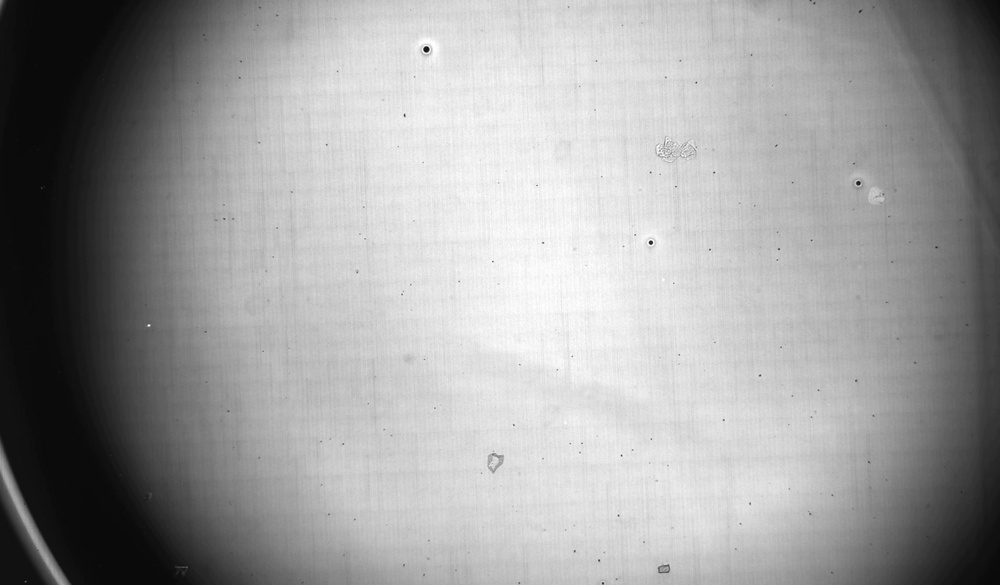
#> input picture 00_images_background/averaged_frame_1.jpg, 1000 x 585 px, shrunk from 2528 x 1480 before the run, found by its file name
$ python 'util_frequency&spatial_domain.py'
#> lines starting #> are read from the running program, lines starting #| are printed output that depends on the picture
"""
Created on Wed Oct 25 17:13:01 2023
@author: Mateo HAMEL
"""

try:
    import matplotlib.pyplot as plt
    import numpy as np
    import cv2

except ImportError as e:
    raise ImportError(f"Required modules are missing. {e}")

# Load an image
image_path = "C:\\Users\\hamel\\OneDrive - Neosens Diagnostics\\04_Technology_Software\\Image Processing\\NEOSENS\\01_images_raw\\averaged_frame_1.jpg"  # Replace with your image path
image = cv2.imread(image_path, cv2.IMREAD_GRAYSCALE)
#> image is the input picture: shape (585, 1000); min 7, max 255, mean 157

# Apply Fourier Transform
f_transform = np.fft.fft2(image)
f_shift = np.fft.fftshift(f_transform)
magnitude_spectrum = 20 * np.log(np.abs(f_shift))
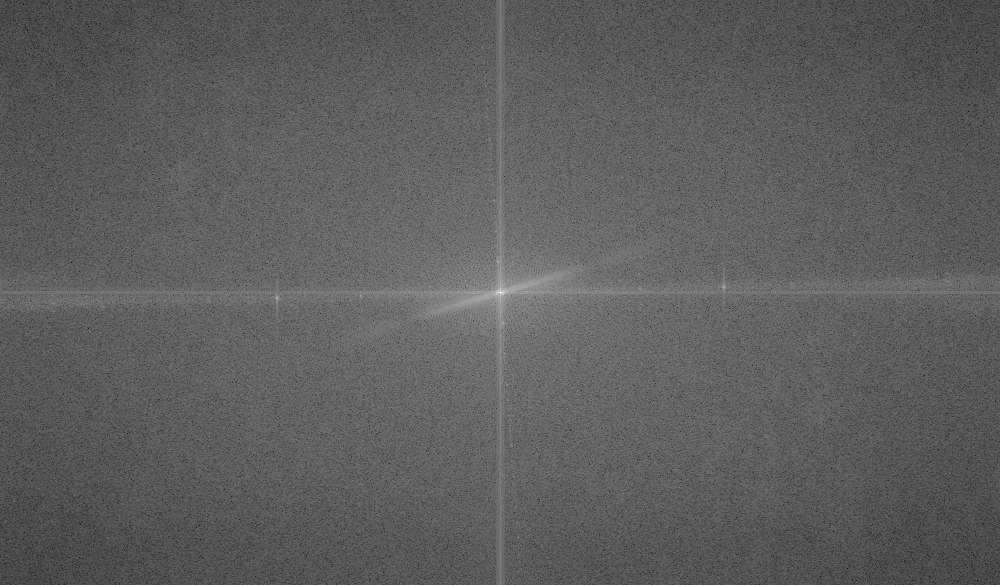
#> magnitude_spectrum: shape (585, 1000) float64; min 16.6, max 366.7, mean 145.8; drawn with min black and max white

# Create a square mask
f = 160
rows, cols = image.shape
#> rows = 585; cols = 1000
crow, ccol = rows // 2 , cols // 2
#> crow = 292; ccol = 500
mask = np.zeros((rows, cols), np.uint8)
mask[crow-f:crow+f, ccol-f:ccol+f] = 1  # The size of the square is 60x60

# Apply mask to the frequency domain
f_shift_masked = f_shift #* mask
magnitude_spectrum_masked = 20 * np.log(np.abs(f_shift_masked))

# Inverse FFT to get the filtered image back in the spatial domain
f_ishift_masked = np.fft.ifftshift(f_shift_masked)
image_filtered = np.fft.ifft2(f_ishift_masked)
image_filtered = np.abs(image_filtered)


# Original Image
plt.figure(figsize=(6, 6))
plt.imshow(image, cmap='gray')
plt.title('Original Image')
plt.colorbar()
plt.savefig("original_image.png")
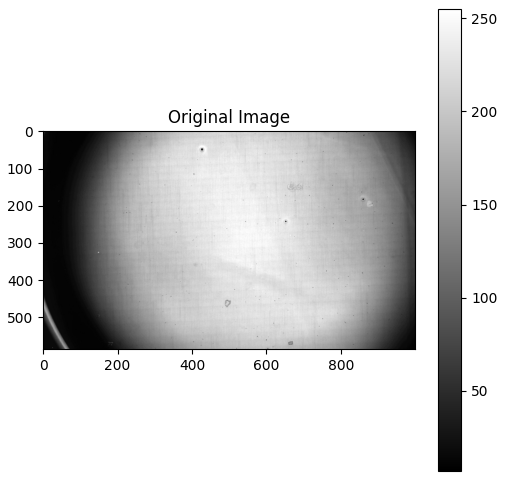
#> figure drawn by matplotlib, 2 panels

# Original Frequency Domain
plt.figure(figsize=(6, 6))
plt.imshow(magnitude_spectrum, cmap='gray')
plt.title('Original Frequency Domain')
plt.colorbar()
plt.savefig("original_frequency_domain.png")
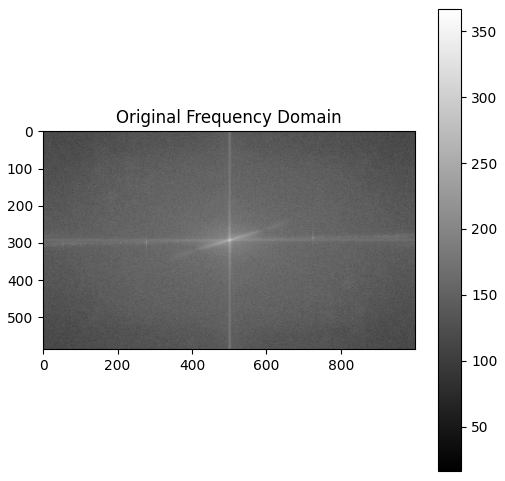
#> figure drawn by matplotlib, 2 panels

# Masked Frequency Domain
plt.figure(figsize=(6, 6))
plt.imshow(magnitude_spectrum_masked, cmap='gray')
plt.title('Masked Frequency Domain Representation')
plt.colorbar(shrink=0.59)
plt.savefig("masked_frequency_domain.png")
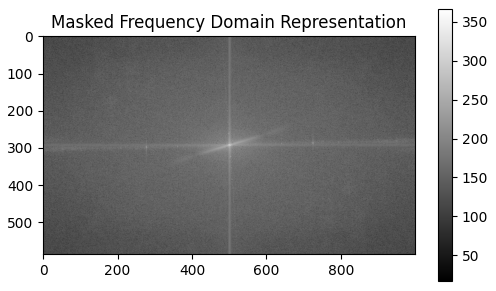
#> figure drawn by matplotlib, 2 panels

# Filtered Image
plt.figure(figsize=(12, 12))
plt.imshow(image_filtered, cmap='gray')
plt.title('Filtered Image')
plt.colorbar()
plt.savefig("filtered_image.png")
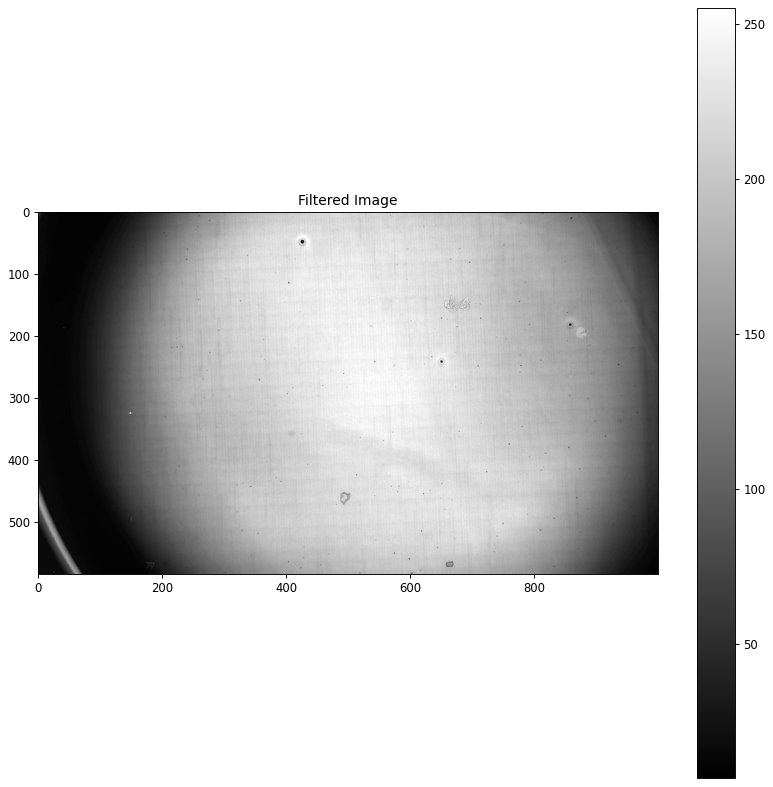
#> figure drawn by matplotlib, 2 panels
